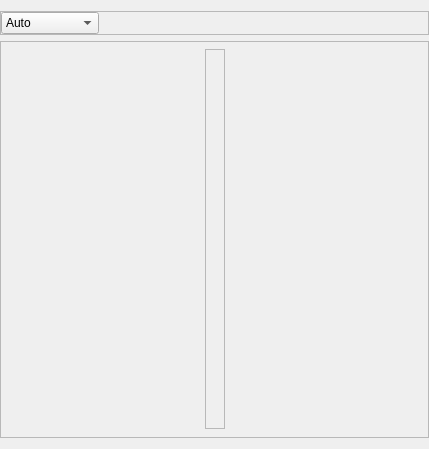
<?xml version="1.0" encoding="UTF-8"?>
<ui version="4.0">
 <class>DrawingForm</class>
 <widget class="QWidget" name="DrawingForm">
  <property name="geometry">
   <rect>
    <x>0</x>
    <y>0</y>
    <width>429</width>
    <height>449</height>
   </rect>
  </property>
  <property name="windowTitle">
   <string>Form</string>
  </property>
  <layout class="QVBoxLayout" name="verticalLayout_2">
   <property name="leftMargin">
    <number>0</number>
   </property>
   <property name="rightMargin">
    <number>0</number>
   </property>
   <item>
    <widget class="QFrame" name="frame">
     <property name="maximumSize">
      <size>
       <width>16777215</width>
       <height>48</height>
      </size>
     </property>
     <property name="frameShape">
      <enum>QFrame::StyledPanel</enum>
     </property>
     <property name="frameShadow">
      <enum>QFrame::Raised</enum>
     </property>
     <layout class="QHBoxLayout" name="horizontalLayout">
      <property name="leftMargin">
       <number>0</number>
      </property>
      <property name="topMargin">
       <number>0</number>
      </property>
      <property name="rightMargin">
       <number>0</number>
      </property>
      <property name="bottomMargin">
       <number>0</number>
      </property>
      <item>
       <widget class="QComboBox" name="comboBox">
        <item>
         <property name="text">
          <string>Auto</string>
         </property>
        </item>
        <item>
         <property name="text">
          <string>640 x 480</string>
         </property>
        </item>
        <item>
         <property name="text">
          <string>800 x 600</string>
         </property>
        </item>
        <item>
         <property name="text">
          <string>1024 x 768</string>
         </property>
        </item>
        <item>
         <property name="text">
          <string>1366 x 768</string>
         </property>
        </item>
        <item>
         <property name="text">
          <string>1920 x 1080</string>
         </property>
        </item>
       </widget>
      </item>
      <item>
       <spacer name="horizontalSpacer">
        <property name="orientation">
         <enum>Qt::Horizontal</enum>
        </property>
        <property name="sizeHint" stdset="0">
         <size>
          <width>40</width>
          <height>20</height>
         </size>
        </property>
       </spacer>
      </item>
     </layout>
    </widget>
   </item>
   <item>
    <widget class="QFrame" name="frame_2">
     <property name="frameShape">
      <enum>QFrame::StyledPanel</enum>
     </property>
     <property name="frameShadow">
      <enum>QFrame::Raised</enum>
     </property>
     <layout class="QGridLayout" name="gridLayout">
      <property name="leftMargin">
       <number>0</number>
      </property>
      <property name="topMargin">
       <number>0</number>
      </property>
      <property name="rightMargin">
       <number>0</number>
      </property>
      <property name="bottomMargin">
       <number>0</number>
      </property>
      <item row="0" column="1">
       <spacer name="topSpacer">
        <property name="orientation">
         <enum>Qt::Vertical</enum>
        </property>
        <property name="sizeHint" stdset="0">
         <size>
          <width>20</width>
          <height>40</height>
         </size>
        </property>
       </spacer>
      </item>
      <item row="1" column="0">
       <spacer name="leftSpacer">
        <property name="orientation">
         <enum>Qt::Horizontal</enum>
        </property>
        <property name="sizeHint" stdset="0">
         <size>
          <width>20</width>
          <height>20</height>
         </size>
        </property>
       </spacer>
      </item>
      <item row="1" column="2">
       <spacer name="rightSpacer">
        <property name="orientation">
         <enum>Qt::Horizontal</enum>
        </property>
        <property name="sizeHint" stdset="0">
         <size>
          <width>20</width>
          <height>20</height>
         </size>
        </property>
       </spacer>
      </item>
      <item row="1" column="1">
       <widget class="QFrame" name="frmDrawing">
        <property name="minimumSize">
         <size>
          <width>0</width>
          <height>380</height>
         </size>
        </property>
        <property name="frameShape">
         <enum>QFrame::StyledPanel</enum>
        </property>
        <property name="frameShadow">
         <enum>QFrame::Raised</enum>
        </property>
        <layout class="QVBoxLayout" name="verticalLayout">
         <property name="leftMargin">
          <number>0</number>
         </property>
         <property name="topMargin">
          <number>0</number>
         </property>
         <property name="rightMargin">
          <number>0</number>
         </property>
         <property name="bottomMargin">
          <number>0</number>
         </property>
        </layout>
       </widget>
      </item>
      <item row="2" column="1">
       <spacer name="bottomSpacer">
        <property name="orientation">
         <enum>Qt::Vertical</enum>
        </property>
        <property name="sizeHint" stdset="0">
         <size>
          <width>20</width>
          <height>40</height>
         </size>
        </property>
       </spacer>
      </item>
     </layout>
    </widget>
   </item>
  </layout>
 </widget>
 <resources/>
 <connections/>
</ui>
